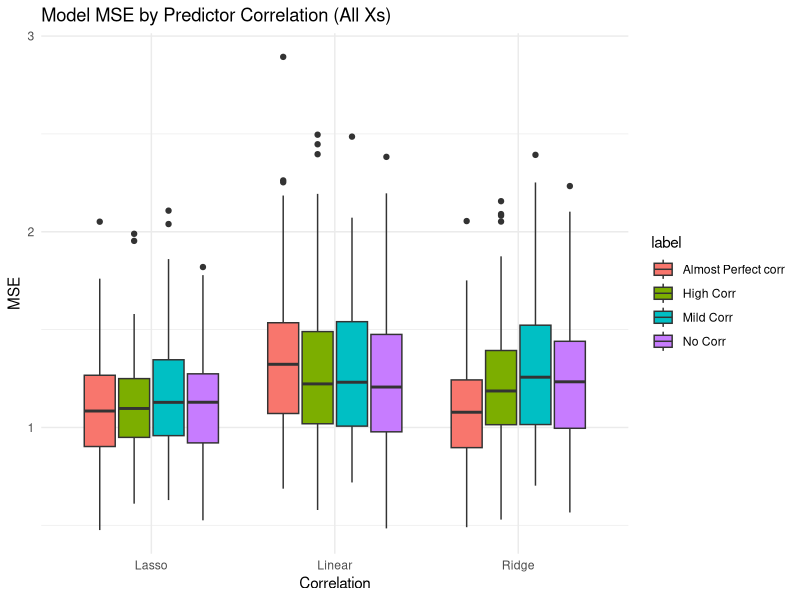
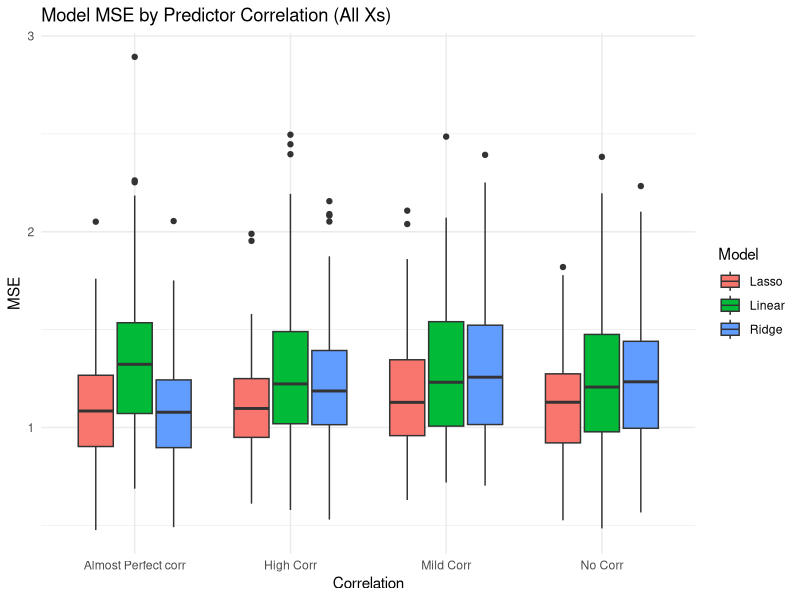
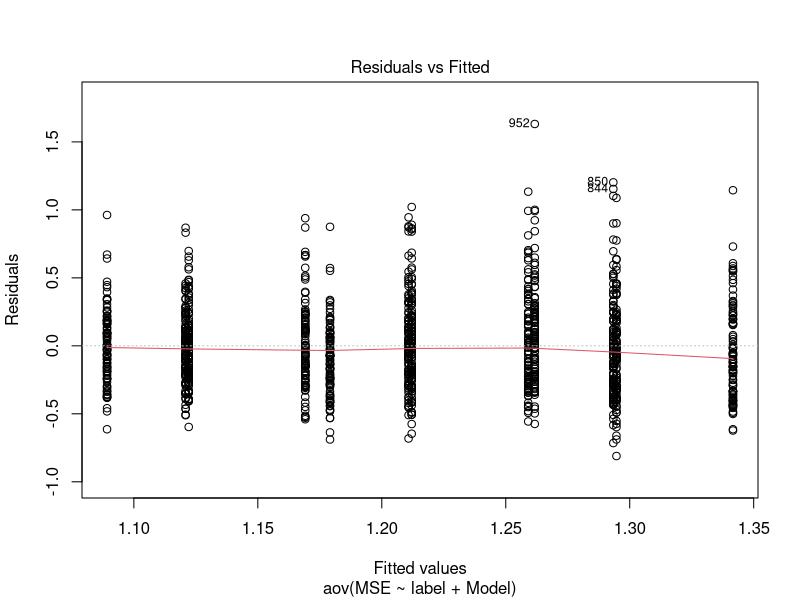
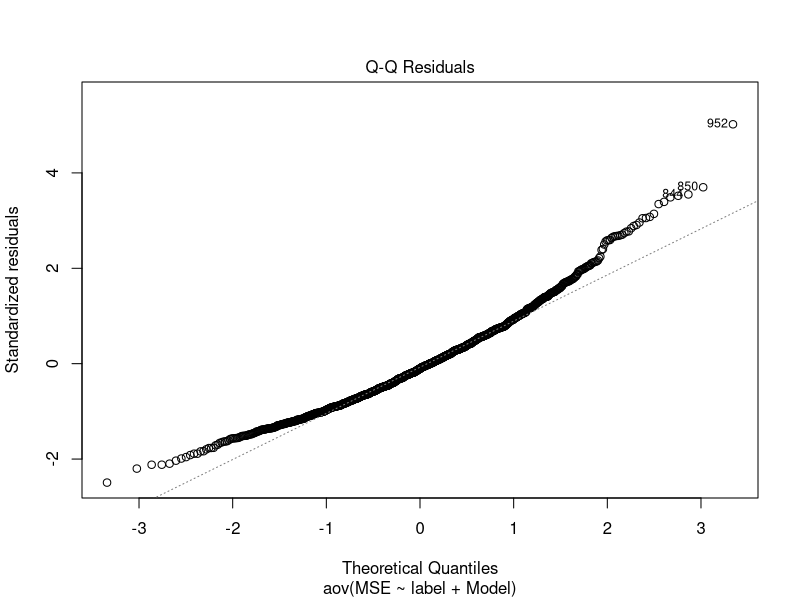
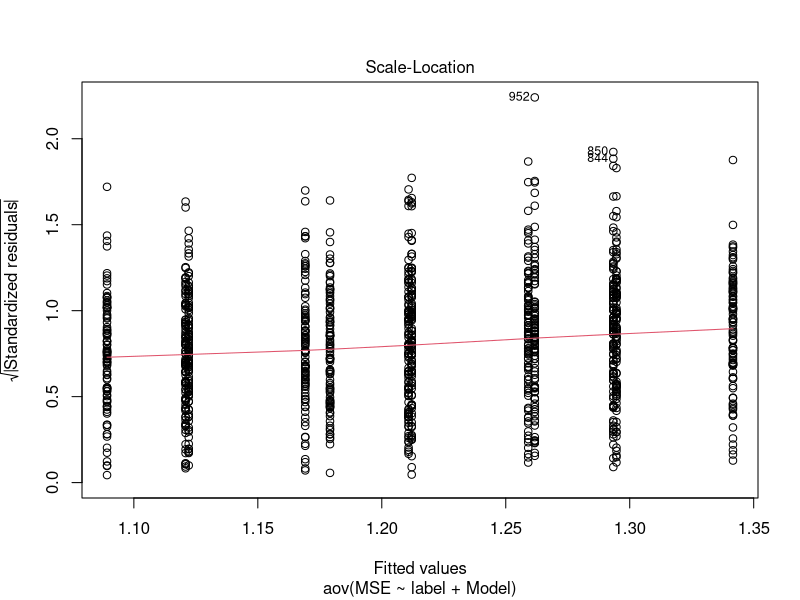
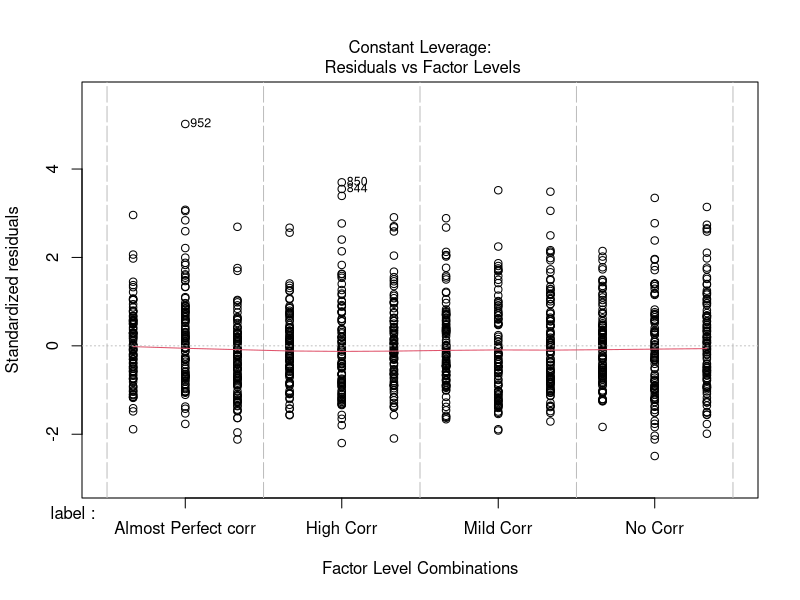
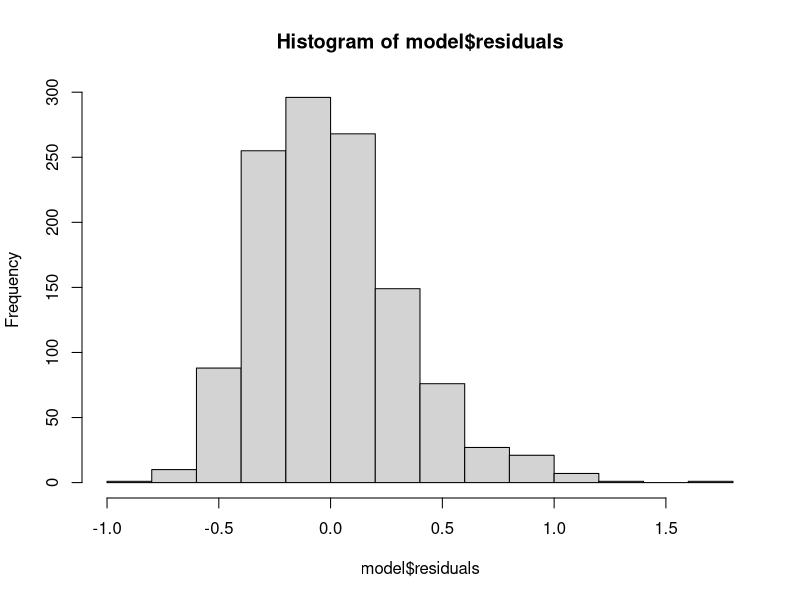
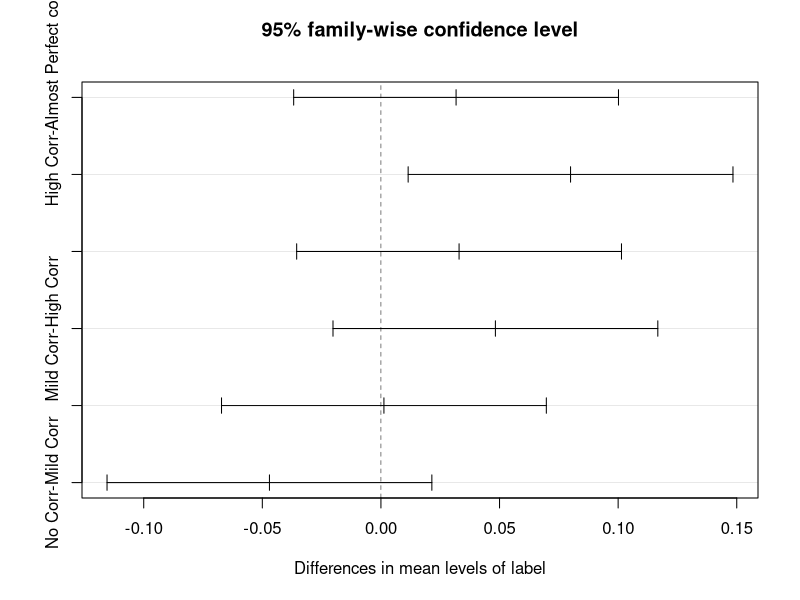

R code for these plots, in order:
#install.packages(c("tidyverse", "glmnet", "broom", "rsample", "mvtnorm")) # Ensure mvtnorm is installed
library(tidyverse)
library(glmnet)
library(broom)
library(rsample)
library(mvtnorm) # Make sure mvtnorm is loaded

set.seed(111)

generate_data <- function(n = 100, correlation = 0.0) {
  # Create a 15x15 covariance matrix with desired correlation
  cov_matrix <- matrix(correlation, nrow = 15, ncol = 15)
  diag(cov_matrix) <- 1  # Set variances to 1
  
  # Generate multivariate normal data
  predictors <- mvtnorm::rmvnorm(n, mean = rep(0, 15), sigma = cov_matrix, method = "eigen")
  
  # Assign each column to x1, x2, ..., x15
  x_list <- as.data.frame(predictors)
  colnames(x_list) <- paste0("x", 1:15)
  
  # Generate y with coefficients 0*x1 + 1*x2 + 2*x3 + 3*x4 + 4*x5 + noise
  noise <- rnorm(n)
  y <- 0 * x_list$x1 + 1 * x_list$x2 + 2 * x_list$x3 + 3 * x_list$x4 + 4 * x_list$x5 + noise
  
  # Combine into a tibble and return
  return(tibble::tibble(x_list, y = y))
}

correlations <- tibble(
  label = c("No Corr", "Mild Corr", "High Corr", "Almost Perfect corr"),
  rho = c(0.10, 0.50, 0.95, 0.999999)
)

models <- c("Linear", "Ridge", "Lasso")

# Modified simulate_one function to take train and test directly
simulate_one <- function(train_data, test_data, model_name) {
  # For glmnet, you need the x_train/x_test matrices and y_train/y_test vectors
  # For lm, you can use the data frame directly.
  # We select all 'x' columns dynamically.
  x_cols <- paste0("x", 1:15)
  
  x_train <- as.matrix(select(train_data, all_of(x_cols)))
  x_test <- as.matrix(select(test_data, all_of(x_cols)))
  y_train <- train_data$y
  y_test <- test_data$y
  
  fit <- switch(model_name,
                "Linear" = lm(y ~ ., data = train_data), # Use '.' for all predictors in 'train_data'
                "Ridge" = glmnet(x_train, y_train, alpha = 0, lambda = 0.1),
                "Lasso" = glmnet(x_train, y_train, alpha = 1, lambda = 0.1)
  )
  
  preds <- if (model_name == "Linear") {
    predict(fit, newdata = test_data)
  } else {
    predict(fit, newx = x_test, s = ifelse(model_name == "Ridge", 1, 0.1))
  }
  
  mse <- mean((y_test - preds)^2)
  tibble(Model = model_name, MSE = mse)
}


# Run models on each dataset
results <- correlations %>%
  mutate(simulations = map(rho, ~ replicate(100, generate_data(correlation = .x), simplify = FALSE))) %>%
  unnest(simulations) %>%
  # Now, for each 'simulations' (which is a full df), create a split
  mutate(data_split = map(simulations, ~ initial_split(.x, prop = 0.7))) %>%
  mutate(train_df = map(data_split, training),
         test_df = map(data_split, testing)) %>%
  # Pass train_df and test_df to simulate_one
  mutate(results = pmap(list(train_df, test_df), function(tr, te) {
    map_dfr(models, ~ simulate_one(train_data = tr, test_data = te, model_name = .x))
  })) %>%
  unnest(results)


summary <- results %>%
  group_by(Model, label) %>%
  summarise(
    Mean_MSE = mean(MSE),
    SD_MSE = sd(MSE),
    .groups = 'drop'
  )

print(summary) # Use print to display tibbles

ggplot(results, aes(x = Model, y = MSE, fill = label)) +
  geom_boxplot() +
  labs(title = "Model MSE by Predictor Correlation (All Xs)", x = "Correlation", y = "MSE") +
  theme_minimal()

ggplot(results, aes(x = label, y = MSE, fill = Model)) +
  geom_boxplot() +
  labs(title = "Model MSE by Predictor Correlation (All Xs)", x = "Correlation", y = "MSE") +
  theme_minimal()


#| fig-height: 7.5
#| fig-width: 15

alpha <- 0.05

# Fit the ANOVA model
model <- aov(MSE ~ label + Model, data = results)

plot(model)

hist(model$residuals)

# Perform Tukey's HSD for multiple comparisons with alpha 
tukey_results <- TukeyHSD(model, conf.level = 1 - alpha) 

# View the results
plot(tukey_results)


# Kruskal-Wallis for 'label'
kruskal.test(MSE ~ label, data = results)

# Kruskal-Wallis for 'Model'
kruskal.test(MSE ~ Model, data = results)

# OR install https://github.com/cran/ARTool

# Pairwise comparisons for 'label'
pairwise.wilcox.test(results$MSE, results$label, p.adjust.method = "holm")
pairwise.wilcox.test(results$MSE, results$Model, p.adjust.method = "holm")
